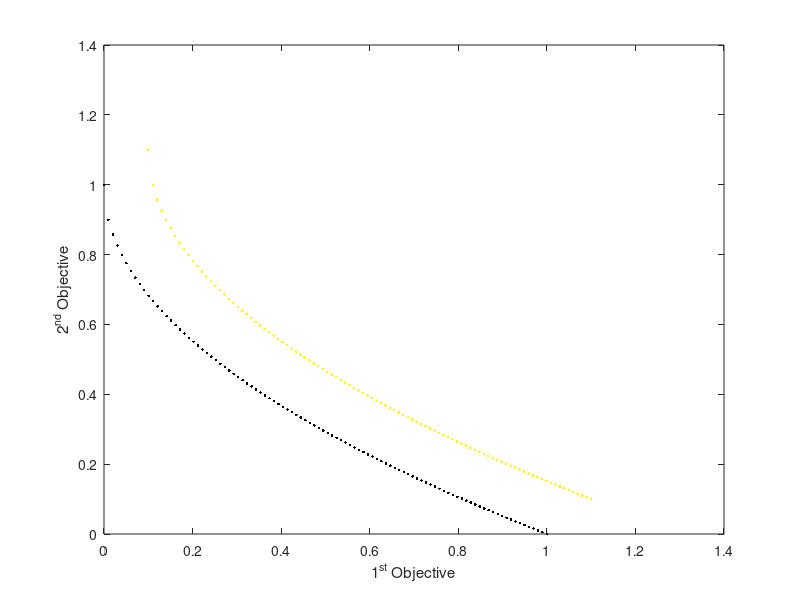

The MATLAB source for this figure:
load('MMF2.mat');

plot(PF1(:, 1), PF1(:, 2), 'y.');
hold on;
plot(PF(:, 1), PF(:, 2), 'k.');
hold off;
xlabel('1^{st} Objective');
ylabel('2^{nd} Objective');
